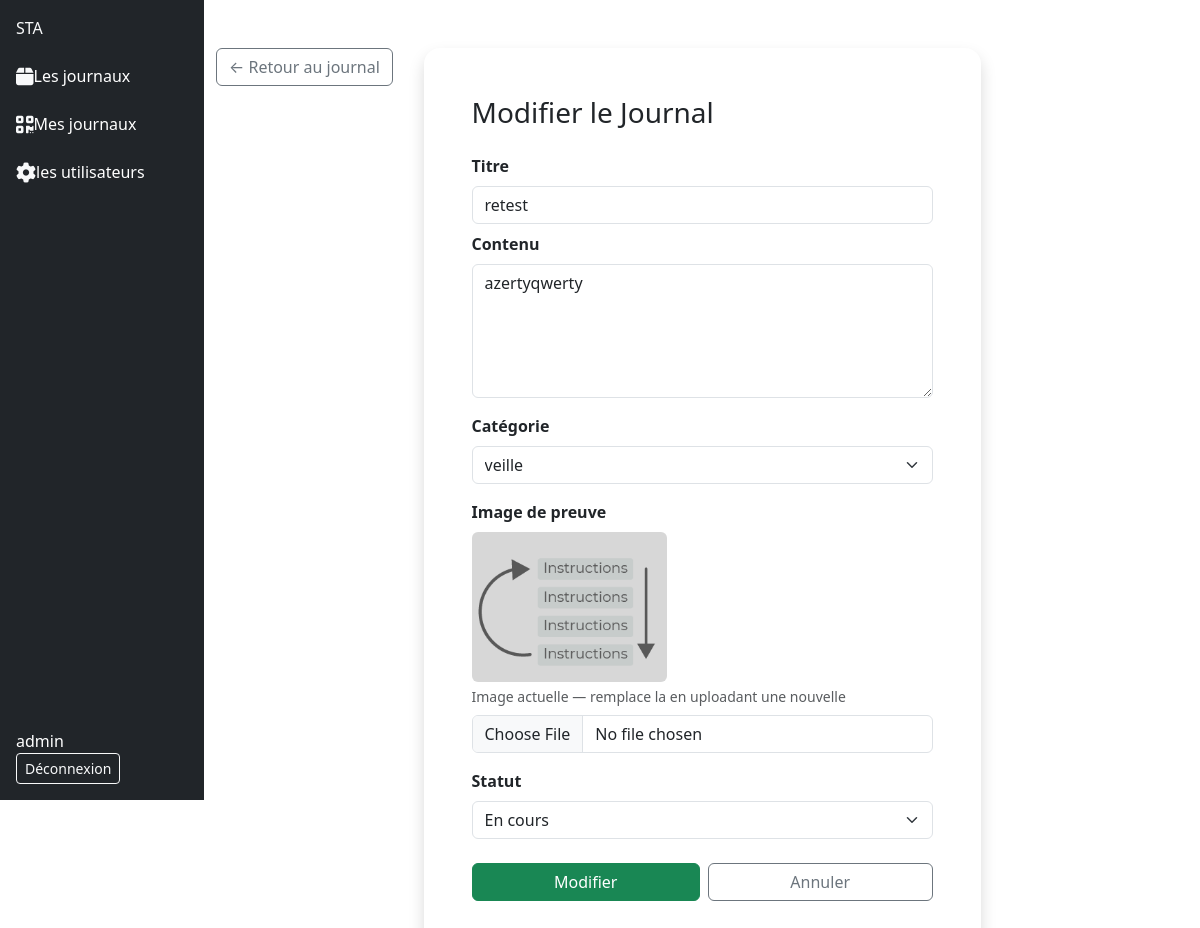
The app's page /entree/entree/4/modifier (signed in) with its own data.
### activite/models.py (models this page shows)
class Entree(models.Model) :
    class Statut(models.TextChoices):
        EN_COURS = 'en_cours', 'En cours'
        RESOLU   = 'resolu',   'Résolu'
        BLOQUE   = 'bloque',   'Bloqué'
    titre = models.CharField( max_length=100)
    contenu_textuel = models.TextField()
    image_de_preuve = models.ImageField(upload_to='images/')
    date_creation = models.DateTimeField(auto_now_add=True)
    categorie = models.ForeignKey(Categorie, on_delete=models.SET_NULL, null=True)
    user = models.ForeignKey(User, on_delete=models.SET_NULL, null=True)
    etat = models.CharField(
        max_length=20,
        choices=Statut.choices,
        default=Statut.EN_COURS
    )

### activite/views.py (the view, shortened to what this page needs)
# urls.py: path("entree/<int:pk>/modifier", EntreeUpdateView.as_view(), name="modifier_entree"),
class EntreeUpdateView(LoginRequiredMixin, UserPassesTestMixin, UpdateView):
    model = Entree
    form_class = EntreeUpdateForm
    template_name = 'update_tache.html'
    def test_func(self):
        entree = self.get_object()
        return self.request.user == entree.user or self.request.user.is_staff

### activite/forms.py
class EntreeUpdateForm(forms.ModelForm):
    class Meta:
        model = Entree
        fields = ['titre','contenu_textuel', 'categorie', 'image_de_preuve','etat']

### activite/templates/update_tache.html (shortened to what this page needs)
{% extends 'base.html' %}
{% block content %}
<div class="container py-4">
    <a href="{% url 'detail_entree' object.pk%}" class="btn btn-outline-secondary mb-4 position-fixed">
        ← Retour au journal
    </a>
    <div class="row justify-content-center">
        <div class="col-md-7">
            <div class="card shadow border-0 rounded-4">
                <div class="card-body p-5">
                    <h3 class="mb-4">Modifier le Journal</h3>
                    <form method="post" enctype="multipart/form-data">
                        <div class="mb-2">
                            <label class="form-label fw-semibold">Titre</label>
                            <input type="text"
                                   name="titre"
                                   class="form-control"
                                   value="{{ form.titre.value|default:'' }}">
                        </div>
                        <div class="mb-3">
                            <label class="form-label fw-semibold">Contenu</label>
                            <textarea name="contenu_textuel"
                                      class="form-control"
                                      rows="5">{{ form.contenu_textuel.value|default:'' }}</textarea>
                        </div>
                        <div class="mb-3">
                            <label class="form-label fw-semibold">Catégorie</label>
                            <select name="categorie" class="form-select">
                                {% for choice in form.categorie.field.queryset %}
                                    <option value="{{ choice.pk }}"
                                        {% if form.categorie.value == choice.pk|stringformat:"s" %}selected{% endif %}>
                                        {{ choice.nom_categorie }}
                                    </option>
                                {% endfor %}
                            </select>
                        </div>
                        <div class="mb-3">
                            <label class="form-label fw-semibold">Image de preuve</label>
                            {% if object.image_de_preuve %}
                                <div class="mb-2">
                                    <img src="{{ object.image_de_preuve.url }}"
                                         class="img-fluid rounded"
                                         style="max-height: 150px; object-fit: cover;"
                                         alt="Image actuelle">
                                    <small class="text-muted d-block mt-1">Image actuelle — remplace la en uploadant une nouvelle</small>
                                </div>
                            {% endif %}
                            <input type="file"
                                   name="image_de_preuve"
                                   class="form-control"
                                   accept="image/*">
                        </div>
                        <div class="mb-4">
                            <label class="form-label fw-semibold">Statut</label>
                            <select name="etat" class="form-select">
                                {% for valeur, label in form.etat.field.choices %}
                                    <option value="{{ valeur }}"
                                        {% if form.etat.value == valeur %}selected{% endif %}>
                                        {{ label }}
                                    </option>
                                {% endfor %}
                            </select>
                        </div>
                        <div class="d-flex gap-2">
                            <button type="submit" class="btn btn-success flex-fill">
                                Modifier
                            </button>
                            <a href="{% url 'entree' %}" class="btn btn-outline-secondary flex-fill">
                                Annuler
                            </a>
                        </div>
                    </form>
                </div>
            </div>
        </div>
    </div>
</div>
{% endblock content %}

### templates/base.html (shortened to what this page needs)
{% load static %}
<!DOCTYPE html>
<html lang="en">
<head>
    <link href="https://cdn.jsdelivr.net/npm/bootstrap@5.3.3/dist/css/bootstrap.min.css" rel="stylesheet">
</head>
<body>
    <div class=" justify-content-between m-0">
        <div class="row d-flex flex-row" >
            <div class="sidebar sticky-top d-flex flex-column justify-content-between align-items-start p-3 vh-100 bg-dark  start-0 top-0  col-2" >
                <div class="d-flex flex-column align-items-start gap-4">
                <a class="navbar-brand text-light" href="{% url 'entree' %}">STA</a>
                <a class="text-decoration-none text-white" href="{% url 'entree' %}"><i class="fa-solid fa-box fa-lg text-light"></i>Les journaux</a>
                <a class="text-decoration-none text-white" href="{% url 'user_entrees' user.pk%}"><i class="fa-solid fa-qrcode fa-lg text-light"></i>Mes journaux</a>
                {% if user.is_superuser %}
                    <a class="text-decoration-none text-white" href="{% url 'liste_users' %}"><i class="fa-solid fa-gear fa-lg text-light"></i>les utilisateurs</a>
                {% endif %}
                </div>
                <div>
                {% if request.user.is_authenticated %}
                    <span class="text-white me-3">{{ request.user.username }}</span>
                    <form method="post" action="{% url 'logout' %}">
                        <button type="submit" class="btn btn-outline-light btn-sm">Déconnexion</button>
                    </form>
                {% endif %}
                </div>
            </div>
            <div class="col-10 mt-4 ">
                {% block content %}
                {% endblock content %}
            </div>
        </div>
    </div>
</body>
</html>

### records on screen
Entree: titre "retest", contenu_textuel "azertyqwerty", image_de_preuve (picture), etat "En cours"

### other values on screen
{{ request.user.username }} "admin"
form field categorie "veille"
